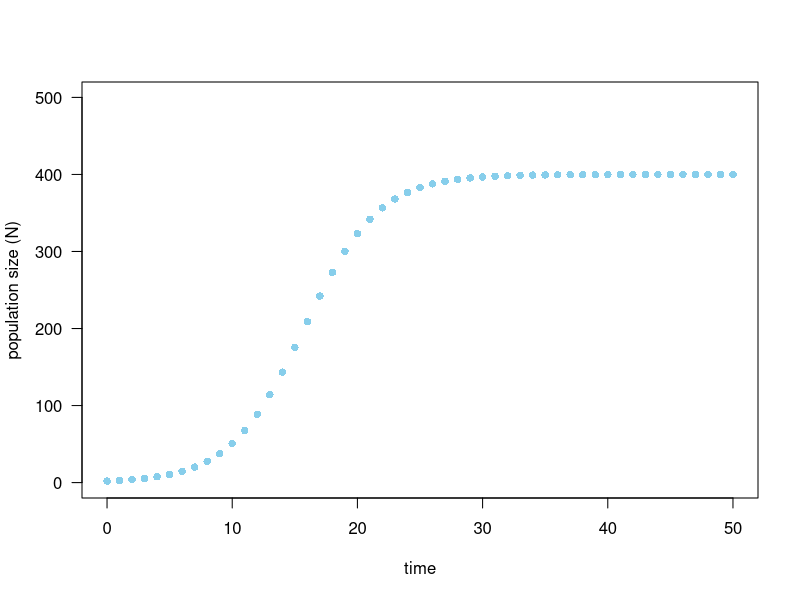
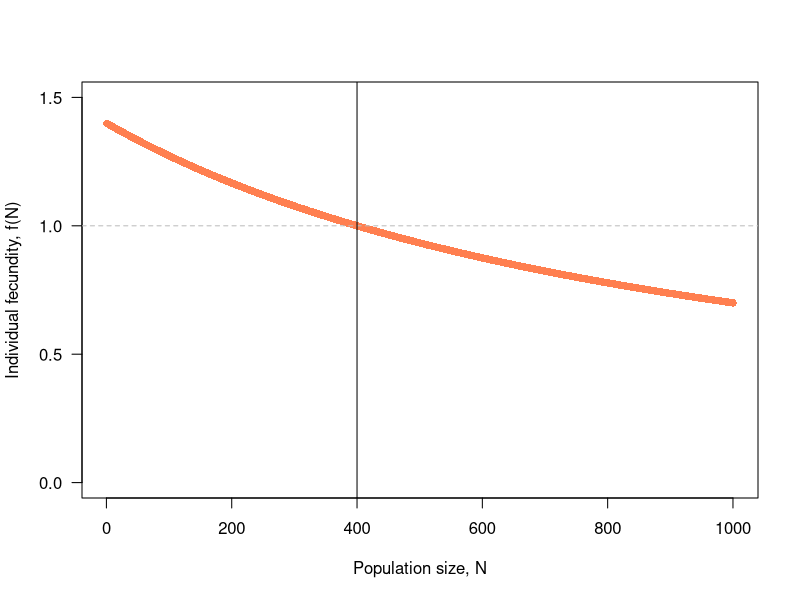
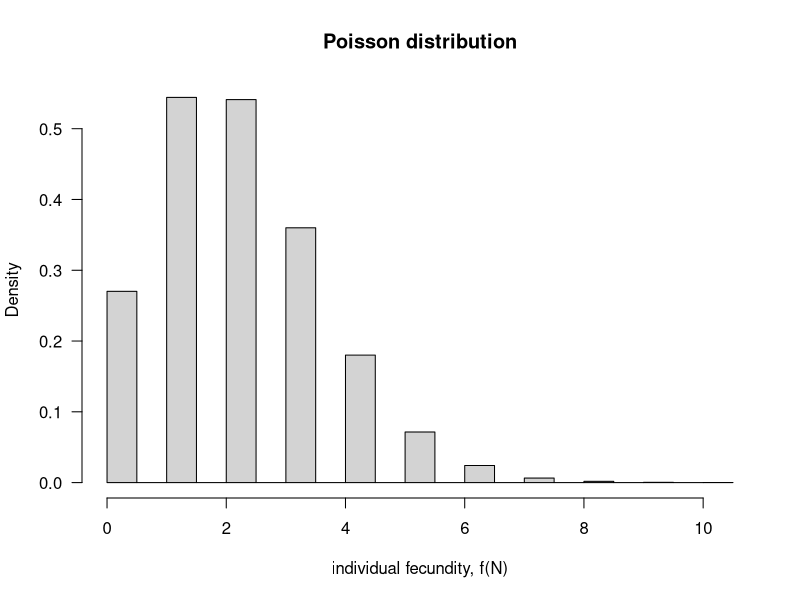
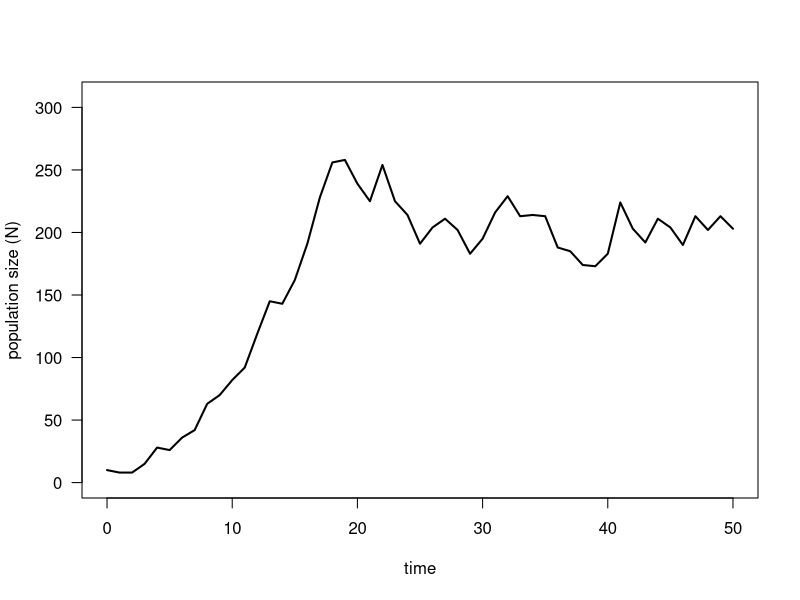
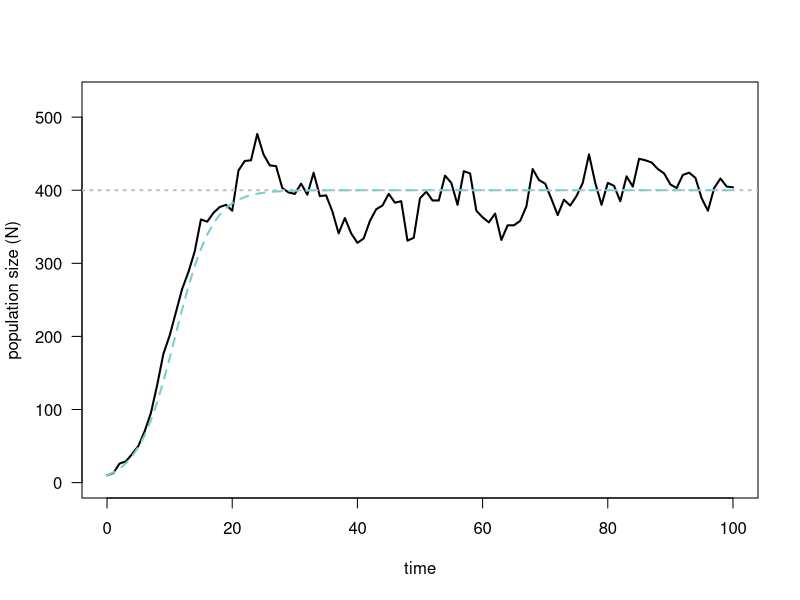
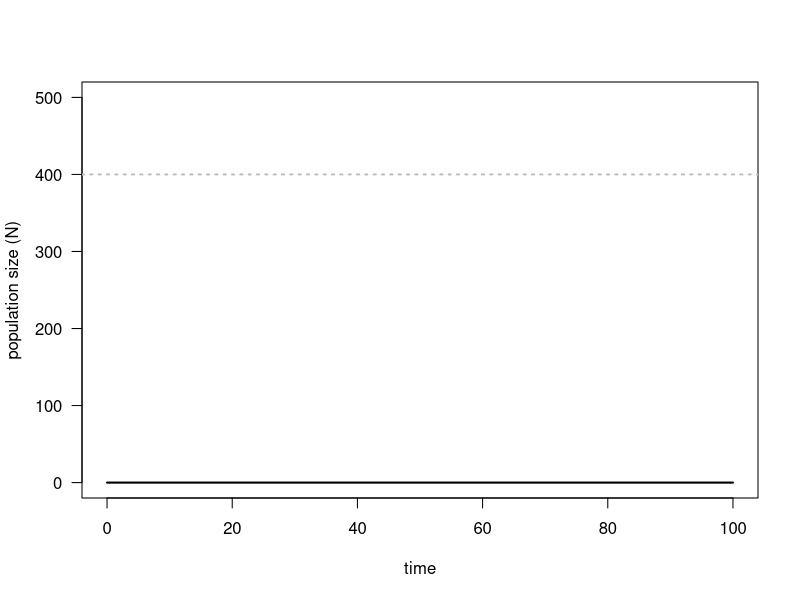
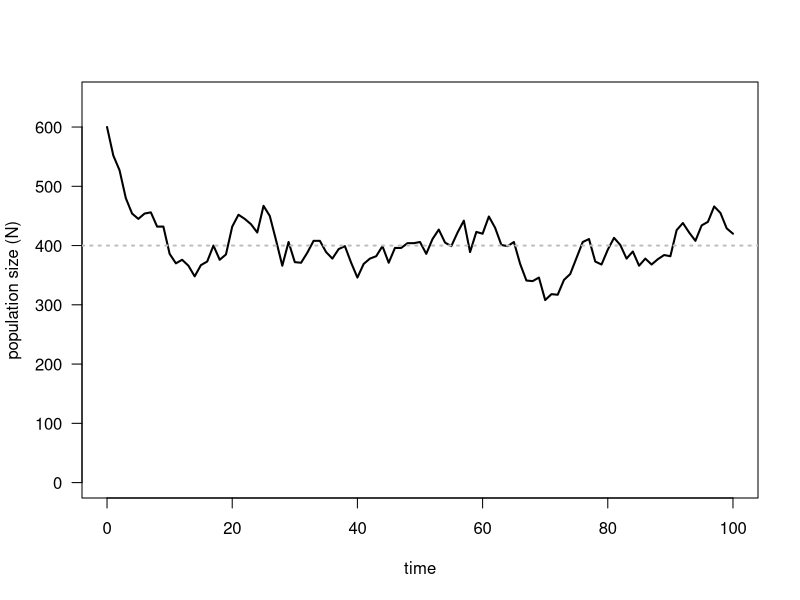
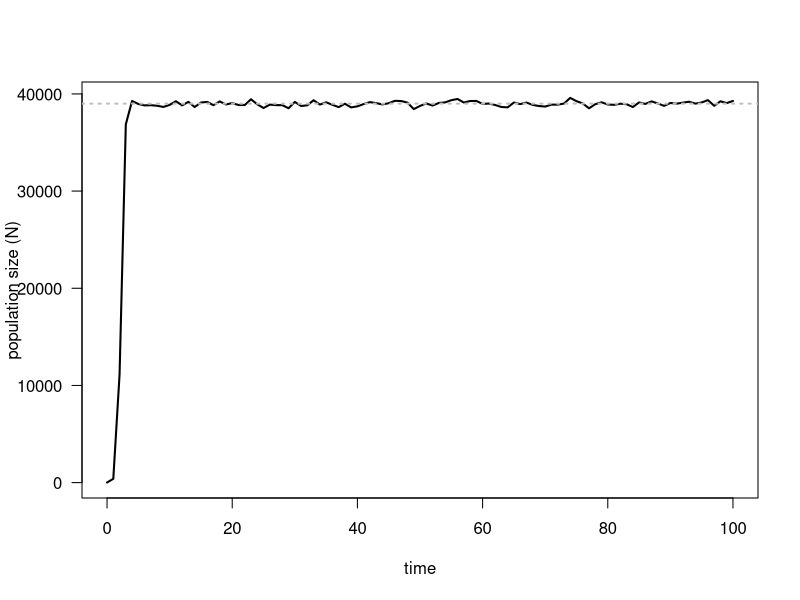

Recreate these plots in R, in order.


rm(list=ls())
set.seed(321)


# THE DETERMINISTIC MODEL ................................ ----
# pop growth        ----
# function definition:
# this function computes the deterministic population growth IN ABSENCE OF STOCHASTICITY (click on small triangle to unfold the function definition)
logisticGrowth_BevHolt_math <- function(N0=2, b=0.001, l_max=1.4, years=100){ 
  
  Nadlt    <- N0                                 # set initial adult number (with input parameter "N0")
  dataMath <- NULL                               # set object where you want to save the summary statistics
  dataMath <- rbind(dataMath, c(0, N0))          # save summary stats for initial condition (1st column: year=0, 2nd column, N=N0)
  
  for(t in 1:years){                             # loop through the years (where the number of years is determined by input parameter "years")
    
    indFec   <- l_max / (1 + b * Nadlt)          # compute avg. individual fecundity following Beverton-Holt (with input parameters "b" and "l_max")
    Noff     <- Nadlt * indFec                   # compute total number of offspring individuals
    Nadlt    <- Noff                             # all adults die & offspring become adults (offspring overwrite adults)
    dataMath <- rbind(dataMath, c(t, Nadlt))     # save stats
    
  }
  colnames(dataMath) <- c("year", "N")
  
  return(dataMath)
  
}

# function usage:
dataMath <- logisticGrowth_BevHolt_math(N0=2, b=0.001, l_max=1.4, years=50)
plot( x=dataMath[,1], y=dataMath[,2], col="skyblue", lty=1, lwd=3, las=1, type="p", pch=16, xlab="time", ylab="population size (N)", ylim=c(0,max(dataMath[,2])+100)) # 

# fecundity         ----
# in the following lines, the fecundity is plotted (y-axis) against population size (x-axis)
b     <- 0.001   # competition coefficient
l_max <- 1.4     # max. fecundity at very low densities
N     <- 1:1000  # possible population sizes
fec   <- l_max / (1 + b * N)
plot(x=N, y=fec, type="p", pch=16, lwd=2, col="coral", las=1, ylim=c(0,1.5), xlab="Population size, N", ylab="Individual fecundity, f(N)")
abline(h=1, col="gray", lty=2)
rm(b, l_max, N, fec) # removing the parameters from the workspace again.

# carrying capacity ----
# this function computes the expected carrying capacity from b and l_max
logisticGrowth_BevHolt_K <- function(b=0.001, l_max=1.4){ 
  # this function computes the expected carrying capacity IN ABSENCE OF STOCHASTICITY
  
  carryingCapacity <- (l_max - 1) / b
  return( carryingCapacity )
  
}
abline(v=logisticGrowth_BevHolt_K(b=0.001, l_max=1.4)) # adding a line to a plot using the function abline, while the parameter v stands for "vertical"

#                   ----
# INDIVIDUAL-BASED SIMULATIONS ........................... ----
# stochastic fec    ----
# we will sample the individual fecundity from a Poisson distribution (check wikipedia for more information)
# The Poisson is a discrete distribution (result in whole numbers / integers). This makes sense for fecundity.

hist(rpois(n=100000, lambda=2)+0.001, main="Poisson distribution", xlab="individual fecundity, f(N)", las=1, freq = F)   #lambda is expected value of function

# change lambda to see the probability distribution with other mean fecundities.

# define function   ----
# this function simulates one replicate of logistic growth with stochastic fecundity
logisticGrowth_BevHolt_sim <- function(N0=2, b=0.001, l_max=1.4, years=50){
  
  # example input ........................................................
  # inside a function, you can only use the input parameters (the parameters inside of function() ...). Every other parameter in the workspace cannot be used.
  # When writing your function, it is often helpful to define a set of example input parameters to see how the function works. Uncomment the following line (remove the hashtag) and run it.
  #N0<-2; b<-0.001; l_max<-1.4; years<-50 # example input parameters for coding purposes
  # However, comment the previous line again when you are done with coding the function !!! Otherwise, your input parameters will always be overwritten.
  
  # 0) set initial population matrix .....................................
  ADLT           <- matrix(1, ncol=1, nrow=N0)     # Create a population called "ADLT" that consists of N0 individuals (the initial population size) with one state variable "patch"
  colnames(ADLT) <- "patch"                        # Here, each individual is located in patch=1
  
  sumStats      <- NULL                            # Create the object "sumStats" that stores the summary statistics during your simulations. Let it be empty in the beginning.
  sumStats      <- rbind(sumStats, c(0,N0))        # Then, fill this object with the initial conditions (time is zero, and population size is N0)
  
  # loop through the annual events ......................................
  for(t in 1:years){ # t<-2
    
    # 1) reproduction (adults produce offspring)
    N       <- nrow(ADLT)                           # At the beginning of each year, first compute the population size "N"
    Fec     <- l_max / (1+b*N)                      # Then compute the average fecundity of each adult based on this population size N (and the input parameters b and l_max)
    indFec  <- rpois(n=N, lambda=Fec)               # STOCHASTIC INDIVIDUAL FECUNDITY: now pick for each of the N individuals the fecundity from a poisson distribution with mean=Fec
    OFF     <- matrix(1, ncol=1, nrow= sum(indFec)) # Create the offspring population (where the row number is identical to the sum of the adult fecundities).
    colnames(OFF) <- "patch"                        # Again, all offspring are located in patch=1.
    
    # 2) aging (adults die, offspring become adults)
    ADLT     <- OFF                                 # overwrite the matrix ADLT with OFF (that means that all adults die and the entire population is now made up of offspring that just became adults)
    rm(OFF)                                         # remove the matrix OFF from workspace (not obligatory, but good coding practice)
    
    # 3) store summary statistics
    sumStats <- rbind(sumStats, c(t,nrow(ADLT)))    # extract summery statistics and store them in sumStats
    
  }
  colnames(sumStats) <- c("year", "size")
  
  return(sumStats)
  
  # ! don't forget to put back the # before the example input parameter
  
}

# first test run    ----
# run a first test simulation and have a look at the output
simOutput <- logisticGrowth_BevHolt_sim(N0=10, b=0.002, l_max=1.4, years=50) 

plot(x=simOutput[,column=1], y=simOutput[,column=2], lwd=2, type="l", xlab="time", ylab="population size (N)", las=1, ylim=c(0,max(simOutput[,2]+50)))

# debugging         ----
# 1) personal code checking (does the code make sense?)
# 2) error message in R ?
# 3) do some plots and play a bit with the parameters (do the results make sense?)
# 4) compare to mathematical expectation
# a) carrying capacity
simOutput <- logisticGrowth_BevHolt_sim(N0=10, b=0.001, l_max=1.4, years=100)
K         <- logisticGrowth_BevHolt_K(         b=0.001, l_max=1.4)
plot(  x=simOutput[,column=1], y=simOutput[,column=2], lwd=2, type="l", xlab="time", ylab="population size (N)", las=1,ylim=c(0,max(simOutput[,2]+50)))
abline(h=K, lty=3, col="gray", lwd=2) # this adds a line at the carrying capacity predicted by the mathematical model
rm(K)

# b) growth tragectory
dataMath <- logisticGrowth_BevHolt_math(N0=10, b=0.001, l_max=1.4, years=100)
lines(x=dataMath[,1], y=dataMath[,2], col="darkslategray3", lty=2, lwd=2)

# 5) extreme scenario tests
# a) what happens when we start with zero individuals ?
simOutput <- logisticGrowth_BevHolt_sim(N0=0, b=0.001, l_max=1.4, years=100)
plot(x=simOutput[,1], y=simOutput[,2], lwd=2, type="l", xlab="time", ylab="population size (N)", las=1, ylim=c(0,500))
abline(h=logisticGrowth_BevHolt_K(b=0.001, l_max=1.4), lty=3, col="gray", lwd=2) # this is the carrying capacity predicted by the mathematical model

# b) what happens when we start with with population size larger than the carrying capacity ?
simOutput <- logisticGrowth_BevHolt_sim(N0=600, b=0.001, l_max=1.4, years=100)
plot(x=simOutput[,1], y=simOutput[,2], lwd=2, type="l", xlab="time", ylab="population size (N)", las=1, ylim=c(0,650))
abline(h=logisticGrowth_BevHolt_K(b=0.001, l_max=1.4), lty=3, col="gray", lwd=2) # this is the carrying capacity predicted by the mathematical model

# c) what happens at extreme fecundities ?
simOutput <- logisticGrowth_BevHolt_sim(N0=10, b=0.001, l_max=40, years=100)
plot(x=simOutput[,1], y=simOutput[,2], lwd=2, type="l", xlab="time", ylab="population size (N)", las=1, ylim=c(0,max(simOutput[,2]+50)))
abline(h=logisticGrowth_BevHolt_K(b=0.001, l_max=40), lty=3, col="gray", lwd=2) # this is the carrying capacity predicted by the mathematical model


#                   ----
# SIMULATION DESIGN ...................................... ----
# replicates        ----
set.seed(134)   # this allows to replicate results, despite stochasticity. Everybody running this script then should get the same results/plot
simOutput <- NULL
for(r in 1:10){ # running 10 replicates (independent simulation runs)
  
  simOutput <- cbind(simOutput, logisticGrowth_BevHolt_sim(N0=3, b=0.001, l_max=1.4, years=50)[,2])  # store the population sizes of each replicate in a single matrix
  
}

# plot the replicates beside each other:
plot( x=0:50, y=simOutput[,1], lwd=1, col="gray", type="l", xlab="time", ylab="population size (N)", las=1, ylim=c(0,500))
lines(x=0:50, y=simOutput[,2], lwd=1, col="gray")
lines(x=0:50, y=simOutput[,3], lwd=1, col="gray")
lines(x=0:50, y=simOutput[,4], lwd=1, col="gray")
lines(x=0:50, y=simOutput[,5], lwd=1, col="gray")
lines(x=0:50, y=simOutput[,6], lwd=1, col="gray")
lines(x=0:50, y=simOutput[,7], lwd=1, col="gray")
lines(x=0:50, y=simOutput[,8], lwd=1, col="gray")
lines(x=0:50, y=simOutput[,9], lwd=1, col="gray")
lines(x=0:50, y=simOutput[,10], lwd=1, col="gray")


#Alternative plotting (With Color)----------------------------------

simOutput<- logisticGrowth_BevHolt_sim(N0=5, b=0.001, l_max=1.4, years=50) 
plot(x=simOutput[,1], y=simOutput[,2], col = (rgb(runif(1), runif(1), runif(1), alpha=0.3)), lwd=2, type="l", xlab="time", ylab="population size (N)", las=1, ylim=c(0,max(simOutput[,2])+100))
for(r in 1:10){ # running 10 replicates (independent simulation runs)
  
  simOutput<- logisticGrowth_BevHolt_sim(N0=5, b=0.001, l_max=1.4, years=50)  # store the population sizes of each replicate in a single matrix
  lines(x=simOutput[,1], y=simOutput[,2], col = (rgb(runif(1), runif(1), runif(1), alpha=0.3)) , lwd=2, type="l", xlab="time", ylab="population size (N)", las=1, ylim=c(0,500))
}

#--------------



dataMath <- logisticGrowth_BevHolt_math(N0=3, b=0.001, l_max=1.4, years=50)
lines(x=dataMath[,1], y=dataMath[,2], col="black", lty=1, lwd=2)

# init. conditions  ----
# when using a slightly different seed, we "suddenly" observe population extinction. 
set.seed(111)    
simOutput <- NULL
for(r in 1:10){ # running 10 replicates (independent simulation runs)
  
  simOutput <- cbind(simOutput, logisticGrowth_BevHolt_sim(N0=3, b=0.001, l_max=1.4, years=50)[,2])  # store the population sizes of each replicate in a single matrix
  
}
# plot the replicates beside each other:
plot( x=0:50, y=simOutput[,1], lwd=1, col="gray", type="l", xlab="time", ylab="population size (N)", las=1, ylim=c(0,500))
lines(x=0:50, y=simOutput[,2], lwd=1, col="gray")
lines(x=0:50, y=simOutput[,3], lwd=1, col="gray")
lines(x=0:50, y=simOutput[,4], lwd=1, col="gray")
lines(x=0:50, y=simOutput[,5], lwd=1, col="gray")
lines(x=0:50, y=simOutput[,6], lwd=1, col="gray")
lines(x=0:50, y=simOutput[,7], lwd=1, col="gray")
lines(x=0:50, y=simOutput[,8], lwd=1, col="gray")
lines(x=0:50, y=simOutput[,9], lwd=1, col="gray")
lines(x=0:50, y=simOutput[,10], lwd=1, col="gray")

dataMath <- logisticGrowth_BevHolt_math(N0=3, b=0.001, l_max=1.4, years=50)
lines(x=dataMath[,1], y=dataMath[,2], col="black", lty=1, lwd=2)
# What is happening here?

# Instead, when we would start our simulations with much larger N0, we would never observe population extinction. Run the following lines over and over again to test this.
simOutput <- logisticGrowth_BevHolt_sim( N0=100, b=0.001, l_max=1.4, years=100)
dataMath  <- logisticGrowth_BevHolt_math(N0=100, b=0.001, l_max=1.4, years=100)
plot( x=0:100, y=simOutput[,2], lwd=1, col="gray", type="l", xlab="time", ylab="population size (N)", las=1, ylim=c(0,650))
lines(x=dataMath[,1], y=dataMath[,2], col="black", lty=1, lwd=2)
# This result illustrates that the initial simulation conditions matter. Chose them wisely.

# burn-in           ----
# When we run simulations, the simulated population often changes quite strongly in the beginning (as in the previous examples).
# These dynamics heavily depend on the initial conditions.
# However, in many occasions we want to come to conclusions that are independent of the initial conditions. 
# For instance, sometimes we want to know the equilibrium state when all processes balanced out.
# And even when we are interested in temporal dynamics, we need to initiate these dynamics from an equilibrium state. 
# Otherwise we cannot be sure whether the dynamics are the result of the initial condition or date back to some perturbation (for instance environmental changes).
# Therefore, you need to run the simulations for a "burn-in" period, and only after this "burn-in" extract summary statistics or initiate temporal changes.
# Here is an example
simOutput <- NULL
for(r in 1:200){  # simulation of 200 replicates
  # run simulations for 200 years of "burn-in" and store all N values in a matrix. In "simOutput", each column holds the N values of a single replicate. Each row holds data for a specific year
  simOutput <- cbind(simOutput, logisticGrowth_BevHolt_sim(N0=100, b=0.001, l_max=1.4, years=200)[,2]) 
}
Nt200 <- simOutput[200,]            # here we only use the data of the last year (row=200)
mean(Nt200); min(Nt200); max(Nt200) # and compute the avg. over replicates afte the burn-in
hist(Nt200, xlim=c(200,600))        # Recall that the math. model predicts a carrying capacity of 400
# Also note that this result changes quite dramatically when starting the simulations with a single individual (N0=1)
# And we get very different result when teh burn-in period is to short (e.g. after only 10 years). 

# parameter space   ----
lambda_val <- c(seq(1.5,5,0.5))                                        # here, we specify which l_max values we want to explore
summary    <- NULL                                                     # define object to collect data for each l_max value
for(a in 1:length(lambda_val)){                                        # loop through the parameter space (all l_max values)
  
  simOutput <- NULL                                                    # set summary data for specific l_max to NULL
  for(r in 1:100){                                                     # simulate 200 replicates for each l_max
    # Run simulations for 200 years of "burn-in" and add data to sinOutput.
    # Note that the "l_max" value is updated for every loop cycle of the outer loop ("a")! That means in the first loop cycle through the parameter space a=1 and l_max will be lambda_val[1], the first entry of lambda_val. In the second cycle, a=2 ...
    simOutput <- cbind(simOutput, logisticGrowth_BevHolt_sim(N0=100, b=0.001, l_max=lambda_val[a], years=200)[,2]) 
  }
  Nt200   <- simOutput[200,]                                             # here we only use the data of the last year (= 200 years of burn-in)
  summary <- rbind(summary, c(lambda_val[a], mean(Nt200), min(Nt200), max(Nt200)))  # Store the average over 100 replicates after 200 years of burn-in in summary
  
}
colnames(summary) <- c("l_max", "avg. N", "min N", "max N")

plot(x=summary[,1], y=summary[,2], pch=16, las=1, xlab="l_max", ylab="mean N", ylim=c(0,5000))
points(x=lambda_val, y=logisticGrowth_BevHolt_K(b=0.001, l_max=lambda_val), col="skyblue", cex=2)
segments(x0=summary[,1], y0=summary[,3], x1=summary[,1], y1=summary[,4], col="black", lwd=1)

#                                                          ----
#                   ----
#                   ----


